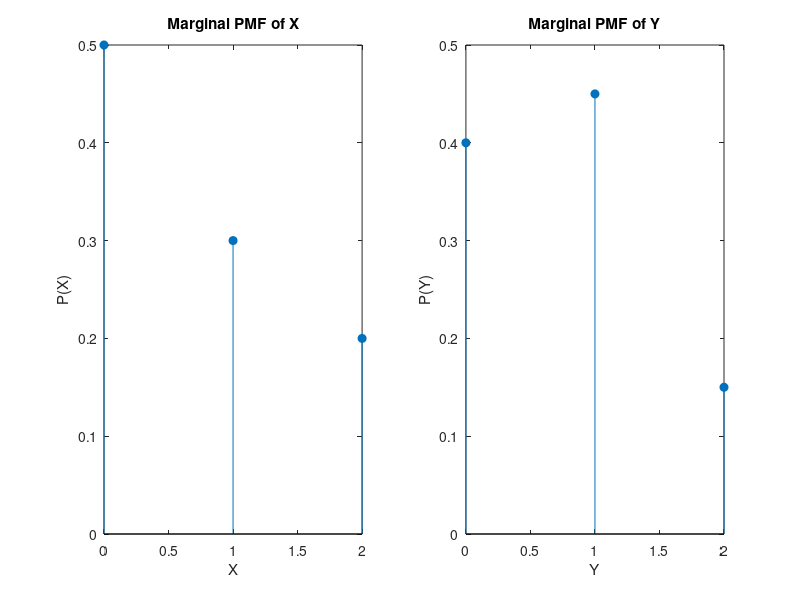

Recreate this plot in MATLAB.
% Joint probability distribution
P_XY = [0.3, 0.2, 0; 
        0.1, 0.15, 0.05; 
        0, 0.1, 0.1];

% Values of X and Y
X_vals = [0, 1, 2];
Y_vals = [0, 1, 2];

% Marginal distributions
P_X = sum(P_XY, 2);
P_Y = sum(P_XY, 1);

% Mean of X and Y
E_X = sum(X_vals .* P_X');
E_Y = sum(Y_vals .* P_Y);

% Variance of X and Y
Var_X = sum((X_vals - E_X).^2 .* P_X');
Var_Y = sum((Y_vals - E_Y).^2 .* P_Y);

% Covariance of X and Y
E_XY = sum(sum((X_vals' * Y_vals) .* P_XY));
Cov_XY = E_XY - E_X * E_Y;

% Correlation coefficient
rho_XY = Cov_XY / sqrt(Var_X * Var_Y);

% Display results
fprintf('Marginal PMF of X: \n');
disp(P_X');
fprintf('Marginal PMF of Y: \n');
disp(P_Y);
fprintf('Mean of X: %.2f\n', E_X);
fprintf('Mean of Y: %.2f\n', E_Y);
fprintf('Variance of X: %.2f\n', Var_X);
fprintf('Variance of Y: %.2f\n', Var_Y);
fprintf('Covariance of X and Y: %.2f\n', Cov_XY);
fprintf('Correlation coefficient between X and Y: %.2f\n', rho_XY);

% Plot Marginal PMFs
figure;
subplot(1,2,1);
stem(X_vals, P_X, 'filled');
title('Marginal PMF of X');
xlabel('X');
ylabel('P(X)');

subplot(1,2,2);
stem(Y_vals, P_Y, 'filled');
title('Marginal PMF of Y');
xlabel('Y');
ylabel('P(Y)');
